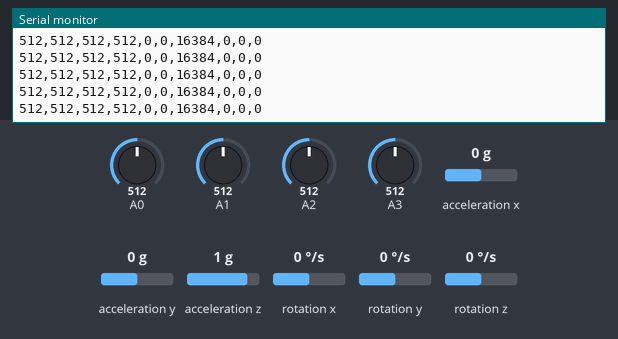
Recording of a sketch running on a simulated Arduino Uno, built with avr-gcc and run on an emulated ATmega328P. On the bench: the last lines printed to the serial monitor. The test bench sets the inputs (shaded band); at power-on: acceleration x 0 g, A0 = 512, acceleration y 0 g, A1 = 512, A2 = 512, rotation x 0 °/s, A3 = 512, acceleration z 1 g, rotation y 0 °/s, rotation z 0 °/s.

Above: at 2.2 s.
2.3 s: acceleration x set to -1.4 g
At 2.47 s:
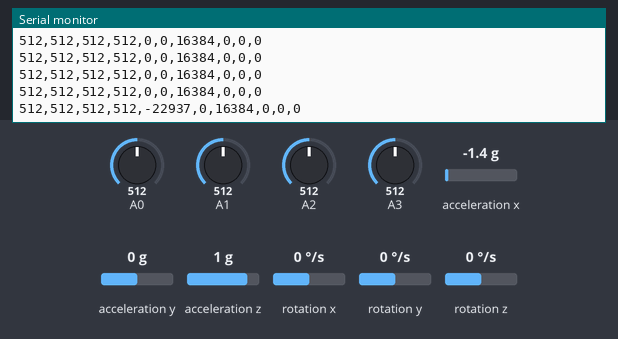
3.8 s: A0 set to 716
At 3.91 s:
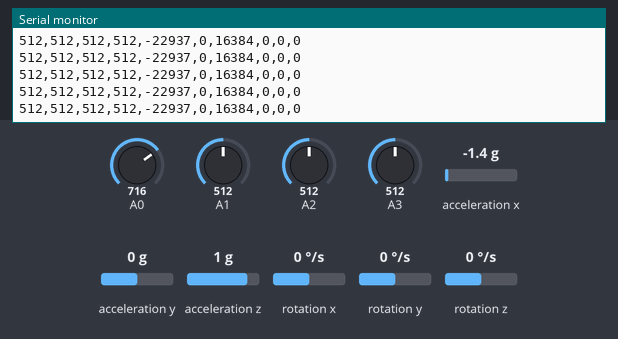
5.3 s: acceleration y set to -1.4 g
At 5.35 s:
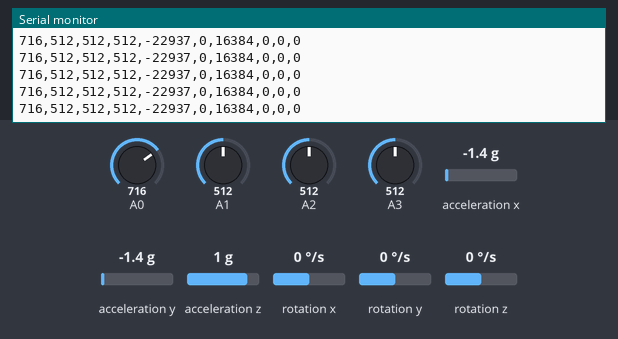
8.3 s: A1 set to 716
At 8.44 s:
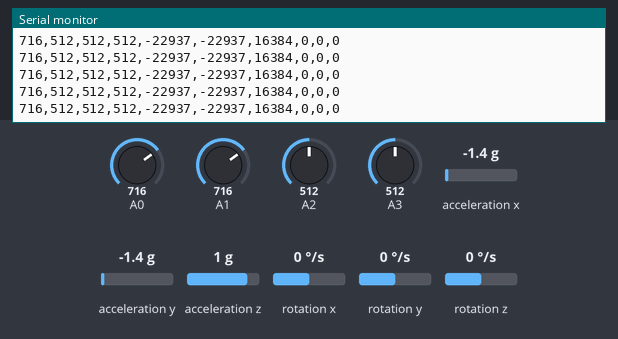
9.8 s: A2 set to 716
At 9.89 s:
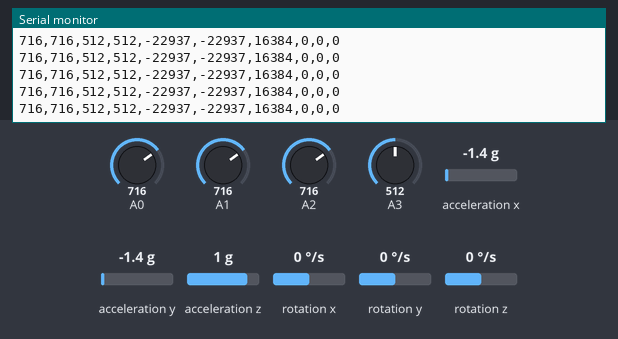
11.3 s: rotation x set to -192 °/s
At 11.33 s:
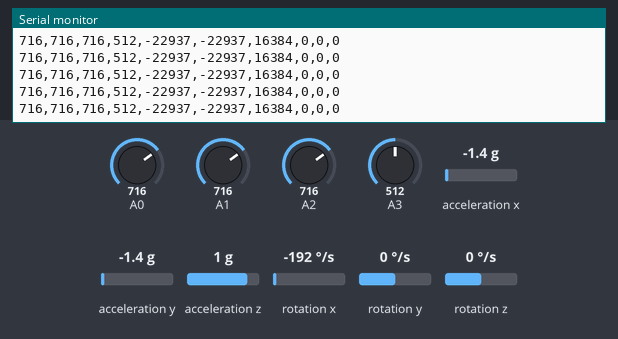

Measured:
- after the input at 2.3 s, the serial monitor: prints a new line at once (image 1)

The sketch:

ardiuno.ino
```cpp
#include <Wire.h>
#include <MPU6050.h>

MPU6050 mpu;

void setup() {
  Serial.begin(9600);
  Wire.begin();
  mpu.initialize();

  if (!mpu.testConnection()) {
    Serial.println("MPU6050 connection failed");
    while (1);
  }

  delay(1000);
  Serial.println("Flex1,Flex2,Flex3,Flex4,Accelerometer_X,Accelerometer_Y,Accelerometer_Z,Gyroscope_X,Gyroscope_Y,Gyroscope_Z");
}

void loop() {
  // Flex sensor readings
  int flex1 = analogRead(A0);
  int flex2 = analogRead(A1);
  int flex3 = analogRead(A2);
  int flex4 = analogRead(A3);

  // MPU6050 data
  int16_t ax, ay, az;
  int16_t gx, gy, gz;

  // Convert raw values (optional: scale for better readability)
  gx /= 131;
  gy /= 131;
  gz /= 131;


  mpu.getMotion6(&ax, &ay, &az, &gx, &gy, &gz);

  // Send data in CSV format
  Serial.print(flex1); Serial.print(",");
  Serial.print(flex2); Serial.print(",");
  Serial.print(flex3); Serial.print(",");
  Serial.print(flex4); Serial.print(",");
  Serial.print(ax); Serial.print(",");
  Serial.print(ay); Serial.print(",");
  Serial.print(az); Serial.print(",");
  Serial.print(gx); Serial.print(",");
  Serial.print(gy); Serial.print(",");
  Serial.println(gz);

  delay(200); // Adjust sampling rate if needed
}
```
